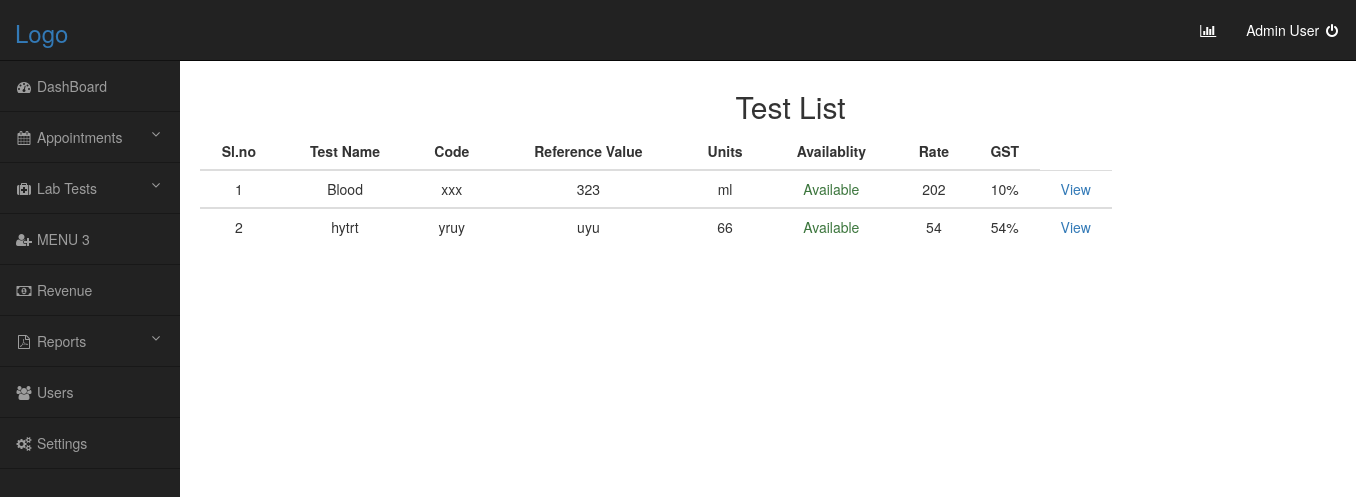
Page /Testlist on the earlier database version.
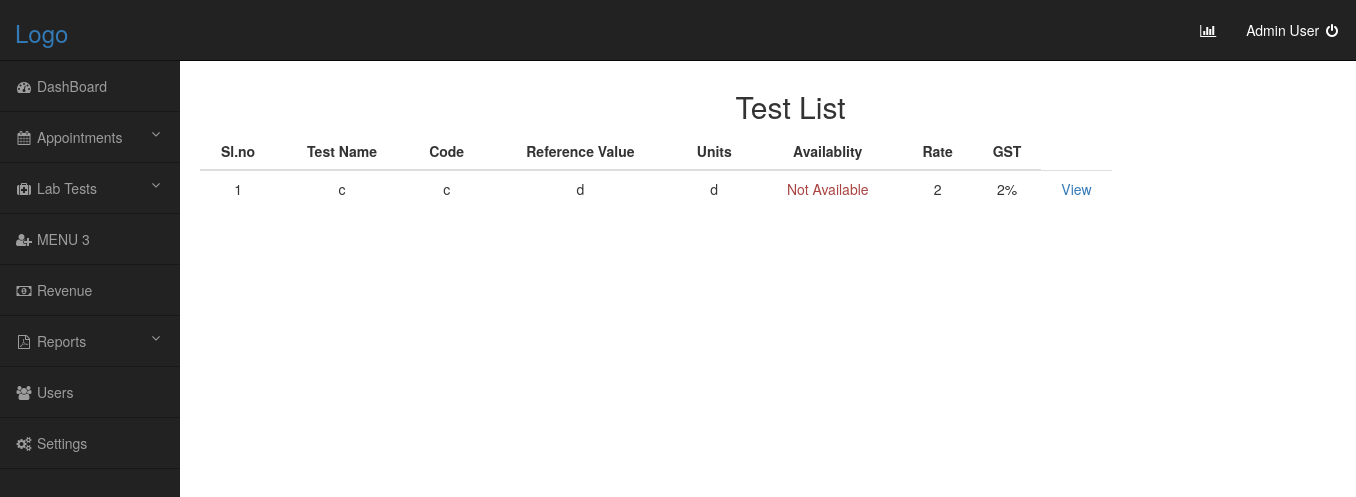
Same page on the later database version.
### lab/models.py (models this page shows, shortened)
class Test(models.Model):
    status = (
        ('available', 'Available'),
        ('not available', 'Not Available'),
    )
    test_name = models.CharField(max_length=20, name='Name')
    test_code = models.CharField(max_length=10, name='Code')
    referance_value = models.CharField(name='Referance', max_length=20)
    unit_value = models.CharField(name='Unit',max_length=10)
    availablity_status = models.CharField(choices=status, default='available', max_length=13,)
    test_rate = models.IntegerField(name='Rate')
    gst_tax = models.IntegerField(name='GST')

### lab/views.py (the view)
# urls.py: path('Testlist', views.testlist, name='Test List'),
def testlist(request):
    data = Test.objects.all()
    context = {'data': data}
    path = 'test_list.html'
    return render(request, path, context)

### lab/templates/test_list.html (shortened to what this page needs)
{% extends 'base_template.html' %}
{% block content %}
<br/>
<center><h2>Test List</h2></center>
<div class="row"style="margin-left:-5%;">
    <div class="container">
        {% if data %}
        <table class="table" style="width:80%">
            <thead>
            <tr>
                <th><center>Sl.no</center></th>
                <th><center>Test Name</center></th>
                <th><center>Code</center></th>
                <th><center>Reference Value</center></th>
                <th><center>Units</center></th>
                <th><center>Availablity</center></th>
                <th><center>Rate</center></th>
                <th><center>GST</center></th>
            </tr>
            </thead>
            {% for i in data %}
            <tbody>
            <tr>
                <td><center>{{ forloop.counter }}</center></td>
                <td><center>{{ i.Name }}</center></td>
                <td><center>{{ i.Code }}</center></td>
                <td><center>{{ i.Referance }}</center></td>
                <td><center>{{ i.Unit }}</center></td>
                {% if i.availablity_status == "available" %}
                <td class="text-success"><center>Available</center></td>
                {% else %}
                <td class="text-danger"><center>Not Available</center></td>
                {% endif %}
                <td><center>{{ i.Rate}}</center></td>
                <td><center>{{ i.GST}}%</center></td>
                <td><a href="{{i.id}}"><center>View</center></a></td>
            </tr>
            </tbody>
            {% endfor %}
        </table>
        {% else %}
        <center><h3>Test Not Available</h3></center>
        {% endif %}
    </div>
</div>
{% endblock %}

### templates/base_template.html (shortened to what this page needs)
<!DOCTYPE html>
<html lang="en">
<head>
    <link href="http://maxcdn.bootstrapcdn.com/bootstrap/3.3.0/css/bootstrap.min.css" rel="stylesheet">
</head>
<body>
<div id="wrapper">
    <nav class="navbar navbar-inverse navbar-fixed-top" role="navigation">
        <ul class="nav navbar-left top-nav">
           <li class="dropdown">
               <h3><a href="#"  class="dropdown-toggle" data-toggle="dropdown">Logo</a></h3>
            </li>
        </ul>
        <ul class="nav navbar-right top-nav">
            <li><a href="#" data-placement="bottom" data-toggle="tooltip" href="#" data-original-title="Stats"><i class="fa fa-bar-chart-o"></i>
            </a>
            </li>
            <li class="dropdown">
                <a href="#" class="dropdown-toggle" data-toggle="dropdown">Admin User <b class="fa fa-fw fa-power-off"></b></a>
            </li>
        </ul>
        <div class="collapse navbar-collapse navbar-ex1-collapse">
            <ul class="nav navbar-nav side-nav">
                <li>
                    <a href="/dashboard"><i class="fa fa-fw fa-tachometer"></i> DashBoard</a>
                </li>
                <li>
                    <a href="#" data-toggle="collapse" data-target="#submenu-1"><i class="fa fa-fw fa-calendar"></i> Appointments<i class="fa fa-fw fa-angle-down pull-right"></i></a>
                </li>
                <li>
                    <a href="#" data-toggle="collapse" data-target="#submenu-2"><i class="fa fa-fw fa-medkit"></i>  Lab Tests <i class="fa fa-fw fa-angle-down pull-right"></i></a>
                </li>
                <li>
                    <a href="#"><i class="fa fa-fw fa-user-plus"></i>  MENU 3</a>
                </li>
                <li>
                    <a href="#"><i class="fa fa-fw fa-money"></i> Revenue</a>
                </li>
                <li>
                    <a href="#" data-toggle="collapse" data-target="#submenu-3"><i class="fa fa-fw fa-file-pdf-o"></i>  Reports <i class="fa fa-fw fa-angle-down pull-right"></i></a>
                </li>
                <li>
                    <a href="#"><i class="fa fa-fw fa-users"></i> Users</a>
                </li>
                <li>
                    <a href="#"><i class="fa fa-fw fa-cogs"></i> Settings</a>
                </li>
            </ul>
        </div>
    </nav>
    <div class="wrapper">
        {% block content %}
        {% endblock %}
    </div>
</div>
</body>
</html>

### templates/base_template.html (style rules this page uses)
@media (min-width:768px) { body { margin-top: 50px; } }
#wrapper { padding-left: 0; }
@media (min-width:768px) { #wrapper { padding-left: 225px; } }
.top-nav { padding: 0 15px; }
.top-nav>li { display: inline-block; float: left; }
.top-nav>li>a { padding-top: 20px; padding-bottom: 20px; line-height: 20px; color: #fff; }
@media (min-width:768px) { .side-nav { position: fixed; top: 60px; left: 225px; width: 180px; margin-left: -225px; border: none; border-radius: 0; border-top: 1px rgba(0,0,0,.5) solid; overflow-y: auto; background-color: #222; bottom: 0; overflow-x: hidden; padding-bottom: 40px; } }
@media (min-width:768px) { .side-nav>li>a { width: 180px; border-bottom: 1px rgba(0,0,0,.3) solid; } }

Differences in the rows shown:
removed Test: Name "hytrt", Code "yruy", Referance "uyu", Unit "66", availablity_status "Available", Rate "54", GST "54"
changed Test: Name "Blood" → "c"; Code "xxx" → "c"; Referance "323" → "d"; Unit "ml" → "d"; Rate "202" → "2"; GST "10" → "2"; availablity_status "Available" → "Not Available"
